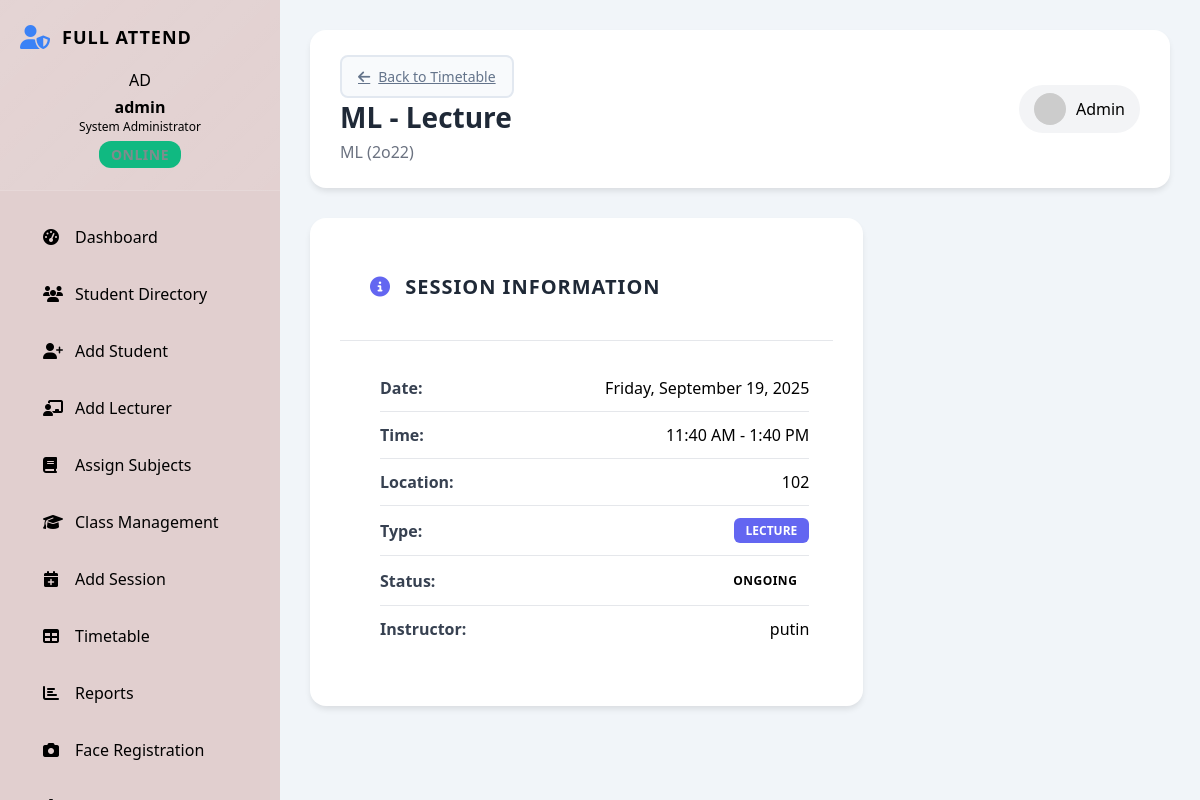
Screenshot of /admin/session_details.php?id=11 (signed in) with the database file from the repository.
### tables this page shows
CREATE TABLE `sessions` (
  `id` int NOT NULL,
  `session_name` varchar(100) NOT NULL,
  `class_id` int NOT NULL,
  `session_date` date NOT NULL,
  `start_time` time NOT NULL,
  `end_time` time NOT NULL,
  `location` varchar(100) DEFAULT NULL,
  `session_type` enum('lecture','lab','tutorial','exam') DEFAULT 'lecture',
  `status` enum('scheduled','ongoing','completed','cancelled') DEFAULT 'scheduled',
  `created_by` int NOT NULL,
  `created_at` timestamp NULL DEFAULT CURRENT_TIMESTAMP,
  `updated_at` timestamp NULL DEFAULT CURRENT_TIMESTAMP ON UPDATE CURRENT_TIMESTAMP
);

CREATE TABLE `classes` (
  `id` int NOT NULL,
  `subject_id` int NOT NULL,
  `lecturer_id` int DEFAULT NULL,
  `class_name` varchar(100) NOT NULL,
  `class_code` varchar(20) NOT NULL,
  `description` text,
  `instructor_name` varchar(100) DEFAULT NULL,
  `semester` varchar(20) DEFAULT NULL,
  `academic_year` varchar(10) DEFAULT NULL,
  `status` enum('active','inactive') DEFAULT 'active',
  `created_at` timestamp NULL DEFAULT CURRENT_TIMESTAMP,
  `updated_at` timestamp NULL DEFAULT CURRENT_TIMESTAMP ON UPDATE CURRENT_TIMESTAMP
);

### admin/session_details.php (the view, shortened to what this page needs)
<?php
$session_id = isset($_GET['id']) ? (int)$_GET['id'] : 0;
$session = null;
if ($session_id > 0) {
    try {
        $pdo = getDBConnection();
        $stmt = $pdo->prepare("
            SELECT
                s.*,
                c.class_name,
                c.class_code,
                c.instructor_name,
                COUNT(DISTINCT se.student_id) as enrolled_students
            FROM sessions s
            JOIN classes c ON s.class_id = c.id
            LEFT JOIN student_enrollments se ON c.id = se.class_id AND se.status = 'enrolled'
            WHERE s.id = ?
            GROUP BY s.id
        ");
        $stmt->execute([$session_id]);
        $session = $stmt->fetch();
    } catch (PDOException $e) {
        $error_message = 'Error fetching session: ' . $e->getMessage();
    }
}
?>
<!DOCTYPE html>
<html lang="en">
<head>
    <link rel="stylesheet" href="admin_styles.css">
    <link rel="stylesheet" href="https://cdnjs.cloudflare.com/ajax/libs/font-awesome/6.4.0/css/all.min.css">
</head>
<body>
    <div class="admin-container">
        <?php include 'includes/sidebar.php'; ?>
        <main class="admin-main">
            <header class="dashboard-header">
                <div class="header-left">
                    <a href="timetable.php" class="btn-secondary">
                        <i class="fas fa-arrow-left"></i>
                        Back to Timetable
                    </a>
                    <h1><?php echo htmlspecialchars($session['session_name']); ?></h1>
                    <p><?php echo htmlspecialchars($session['class_name']); ?> (<?php echo htmlspecialchars($session['class_code']); ?>)</p>
                </div>
                <div class="header-right">
                    <div class="admin-profile">
                        <img src="https://ui-avatars.com/api/?name=Admin&background=6c8ff5&color=fff&size=40" alt="Admin">
                        <span>Admin</span>
                    </div>
                </div>
            </header>
            <div class="content-grid">
                <div class="card">
                    <div class="card-header">
                        <h3><i class="fas fa-info-circle"></i> Session Information</h3>
                    </div>
                    <div class="session-details">
                        <div class="detail-item">
                            <label>Date:</label>
                            <span><?php echo date('l, F j, Y', strtotime($session['session_date'])); ?></span>
                        </div>
                        <div class="detail-item">
                            <label>Time:</label>
                            <span><?php echo date('g:i A', strtotime($session['start_time'])); ?> - <?php echo date('g:i A', strtotime($session['end_time'])); ?></span>
                        </div>
                        <div class="detail-item">
                            <label>Location:</label>
                            <span><?php echo htmlspecialchars($session['location']); ?></span>
                        </div>
                        <div class="detail-item">
                            <label>Type:</label>
                            <span class="type-badge <?php echo $session['session_type']; ?>"><?php echo ucfirst($session['session_type']); ?></span>
                        </div>
                        <div class="detail-item">
                            <label>Status:</label>
                            <span class="status-badge <?php echo $session['status']; ?>"><?php echo ucfirst($session['status']); ?></span>
                        </div>
                        <div class="detail-item">
                            <label>Instructor:</label>
                            <span><?php echo htmlspecialchars($session['instructor_name']); ?></span>
                        </div>
                    </div>
                </div>
            </div>
        </main>
    </div>
</body>
</html>

### admin/admin_styles.css (style rules this page uses)
* { margin: 0; padding: 0; box-sizing: border-box; }
body { font-family: "Segoe UI", Tahoma, Geneva, Verdana, sans-serif; background: #f1f5f9; min-height: 100vh; }
.admin-container { display: flex; min-height: 100vh; background: #f1f5f9; }
.admin-main { margin-left: 280px; flex: 1; background: #f1f5f9; min-height: 100vh; padding: 30px; }
.dashboard-header { display: flex; justify-content: space-between; align-items: center; margin-bottom: 30px; background: white; padding: 25px 30px; border-radius: 16px; box-shadow: 0 2px 10px rgba(0, 0, 0, 0.05); }
.header-left h1 { color: #1e293b; font-size: 28px; font-weight: 700; margin-bottom: 5px; }
.header-left p { color: #64748b; font-size: 16px; }
.header-right { display: flex; align-items: center; gap: 20px; }
.content-grid { display: grid; grid-template-columns: 2fr 1fr; gap: 20px; margin-bottom: 30px; }
.card-header { padding: 20px 25px; border-bottom: 1px solid #e2e8f0; display: flex; justify-content: space-between; align-items: center; }
.card-header h3 { color: #1e293b; font-size: 18px; font-weight: 600; }
.dashboard-header { display: flex; justify-content: space-between; align-items: center; margin-bottom: 30px; background: white; padding: 25px 30px; border-radius: 15px; box-shadow: 0 5px 15px rgba(0, 0, 0, 0.08); }
.dashboard-header h1 { color: #2c3e50; font-size: 28px; font-weight: 700; }
.card { background: white; padding: 30px; border-radius: 15px; box-shadow: 0 5px 15px rgba(0, 0, 0, 0.08); text-align: center; transition: all 0.3s ease; }
.card h3 { color: #7f8c8d; font-size: 14px; font-weight: 600; text-transform: uppercase; letter-spacing: 1px; margin-bottom: 15px; }
.dashboard-header { display: flex; justify-content: space-between; align-items: center; background: white; padding: 25px 30px; border-radius: 16px; box-shadow: 0 4px 6px -1px rgba(0, 0, 0, 0.1); margin-bottom: 30px; }
.header-left h1 { font-size: 28px; font-weight: 700; color: #1f2937; margin-bottom: 5px; }
.header-left p { color: #6b7280; font-size: 16px; }
.admin-profile { display: flex; align-items: center; gap: 10px; padding: 8px 15px; background: #f3f4f6; border-radius: 25px; }
.admin-profile img { width: 32px; height: 32px; border-radius: 50%; }
.content-grid { display: grid; grid-template-columns: 2fr 1fr; gap: 30px; margin-bottom: 30px; }
.card { background: white; border-radius: 16px; box-shadow: 0 4px 6px -1px rgba(0, 0, 0, 0.1); overflow: hidden; }
.card-header { display: flex; justify-content: space-between; align-items: center; padding: 25px 30px; border-bottom: 1px solid #e5e7eb; }
.card-header h3 { font-size: 20px; font-weight: 600; color: #1f2937; }
.btn-secondary { background: #f3f4f6; color: #374151; border: 1px solid #e5e7eb; padding: 10px 16px; border-radius: 8px; font-size: 14px; font-weight: 500; cursor: pointer; display: flex; align-items: center; gap: 8px; transition: all 0.3s ease; }
.status-badge { padding: 6px 12px; border-radius: 20px; font-size: 12px; font-weight: 600; text-transform: uppercase; letter-spacing: 0.5px; }
.btn-secondary { background: #f8fafc; color: #64748b; border: 2px solid #e2e8f0; }
.status-badge { display: inline-flex; align-items: center; gap: 5px; padding: 4px 12px; border-radius: 20px; font-size: 12px; font-weight: 600; text-transform: uppercase; letter-spacing: 0.5px; }
.session-details { flex: 1; }
.card-header h3 i { margin-right: 8px; color: #6366f1; }
@media (min-width: 1024px) { .session-details { flex: 1; margin-left: 1rem; } }
@media (min-width: 1024px) { .type-badge { padding: 0.25rem 0.75rem; border-radius: 0.375rem; font-size: 0.75rem; font-weight: 600; text-transform: uppercase; color: white; } }
@media (min-width: 1024px) { .type-badge.lecture { background: #6366f1; } }

### admin/session_details.php (style rules this page uses)
.session-details { padding: 1.5rem; }
.detail-item { display: flex; justify-content: space-between; align-items: center; padding: 0.75rem 0; border-bottom: 1px solid #e5e7eb; }
.detail-item:last-child { border-bottom: none; }
.detail-item label { font-weight: 600; color: #374151; }

### rows the page displays
sessions: session_name "ML - Lecture", class.class_name "ML", class.class_code "2o22", session_date "Friday, September 19, 2025", start_time "11:40 AM", end_time "1:40 PM", location "102", session_type "LECTURE", status "ONGOING", class.instructor_name "putin"

### other values shown
substr($_SESSION['admin_username'] ?? 'A', 0, 2) "AD"
$_SESSION['admin_username'] "admin"
